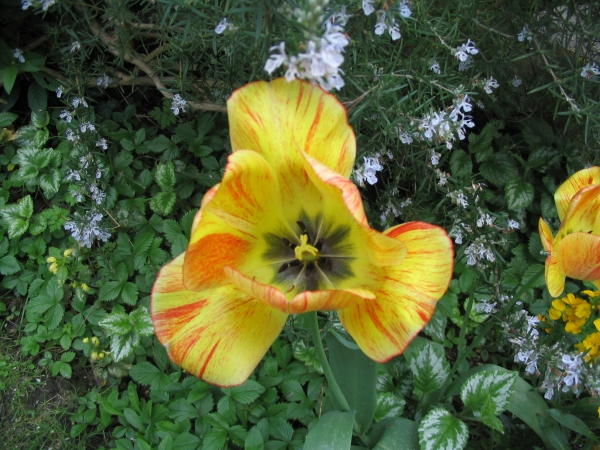
#> input picture Assignment3/flower.jpg, 600 x 450 px
$ jupyter execute Untitled.ipynb
#> lines starting #> are read from the running program, lines starting #| are printed output that depends on the picture
[cell 1]
import numpy as np
import math
import cv2
import matplotlib.pyplot as plt

img = cv2.imread("flower.jpg", cv2.COLOR_BGR2RGB)
#> img is the input picture: shape (450, 600, 3); mean B, G, R 52.7, 94.5, 83.8
img = np.float32(img)


# [28 lines left out: function compute_mean, not called in this run]

def k_means(img, k, iter_n):
    """
    Segments the image
    -----
    args img: image to be segmented
    args k: number of clusters
    args iter: iteration numbers
    """
    height, width, ch = img.shape

    # 1. Randomly select K centers
    # We do this by create a random array of RGB or GRAY values for each K
    centers = np.random.random_sample((k, ch))*255

    cluster_iter = []
    for i in range(iter_n):
        # 2. Assign each point to the nearest cluster
        # Arr shape = (K, height, width), where K is cluster group
        clusters = calc_distance(img, centers)
        cluster_iter.append(clusters)

        # 3. Compute new mean for each cluster
        new_centers = np.empty(shape=(k, ch))
        for j in range(k):
            np.mean(img[clusters[0]==j], axis=0, out=new_centers[j])

        # If new centers and centers are the same, exit iteration
        if((centers == new_centers).all()):
            break
        else:
            centers = new_centers

    return cluster_iter

def calc_distance(points, centers):
    """
    Calculates the eucilidean distance between points and center
    -----
    args points: the points
    args centers: the centers of the distributions
    """
    dists = []
    # Calculate the distance between each point and each center
    for center in centers:
        dists.append([points - center])
    dists = np.linalg.norm(dists, axis=-1)

    # Return closest center of each point
    return np.argmin(dists, axis=0)

# [13 lines left out: function show_plot, not called in this run]

def show_figures(imgs, isGray = False, isEM = False):
    """
    Plots figures in groups of three
    -----
    args imgs: array of images to be shown
    args isGray: if cmap = gray or not, defaulted to false
    """
    length = len(imgs)
    arr = [131, 132, 133]

    j=0
    for i in range(len(imgs)):
        if(i%3==0):
            plt.figure(figsize=(10,10))
            j=0
        plt.subplot(arr[j])
        plt.xticks([]), plt.yticks([])

        if(not isEM and isGray):
            plt.imshow(imgs[i][0].astype(np.uint8), cmap='gray')
        elif(not isEM):
            plt.imshow(imgs[i][0].astype(np.uint8))
        elif(isGray):
            plt.imshow(imgs[i].astype(np.uint8),  cmap='gray')
        else:
            plt.imshow(imgs[i][0].astype(np.uint8))

        j+=1
        if(i!=len(imgs)-1):
            plt.title("Iteration number: "+str(i))

    plt.title("Final Iteration")
    plt.show()

[cell 2]
img_gray = cv2.imread("flower.jpg", cv2.COLOR_BGR2GRAY)
img_gray = np.float32(img)
clusters = k_means(img_gray, 3, 6)
#> after the loop in k_means, `for i in range(iter_n):`: cluster_iter = 6 items
#> clusters = 6 items
show_figures(clusters, isGray = True)
#> in show_figures, `length = len(imgs)`: length = 6
#> the loop in show_figures, `for i in range(len(imgs)):` made 6 passes
#> j on passes 1 to 6: 1, 2, 3, 1, 2, 3
#> in show_figures, `plt.show()`:
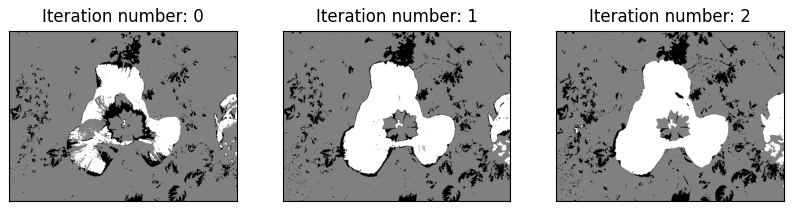
#> figure drawn by matplotlib, 3 panels
#> in show_figures, `plt.show()`:
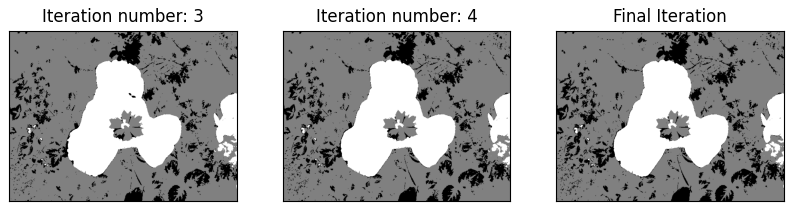
#> figure drawn by matplotlib, 3 panels

[cell 3]
img_gray = cv2.imread("flower.jpg", cv2.COLOR_BGR2GRAY)
img_gray = np.float32(img)
clusters = k_means(img_gray, 2, 6)
#> the loop in k_means (call 2), `for i in range(iter_n):` made 6 passes
#> centers on passes 1 to 2: [[52.73, 94.53, 83.77], [nan, nan, nan]], [[nan, nan, nan], [52.73, 94.53, 83.77]]
#> centers on passes 3 to 6: [[52.73, 94.53, 83.77], [nan, nan, nan]], [[nan, nan, nan], [52.73, 94.53, 83.77]], [[52.73, 94.53, 83.77], [nan, nan, nan]], [[nan, nan, nan], [52.73, 94.53, 83.77]]
show_figures(clusters, isGray = True)
#> call 2 of show_figures, with isGray = True, isEM = False
#> the loop in show_figures (call 2), `for i in range(len(imgs)):` made 6 passes
#> in show_figures (call 2), `plt.show()`:
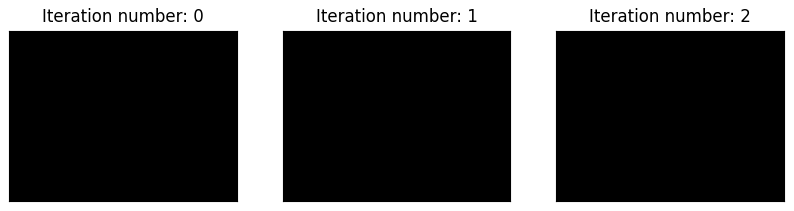
#> figure drawn by matplotlib, 3 panels

$ run again, with Assignment3/home.jpg copied over Assignment3/flower.jpg
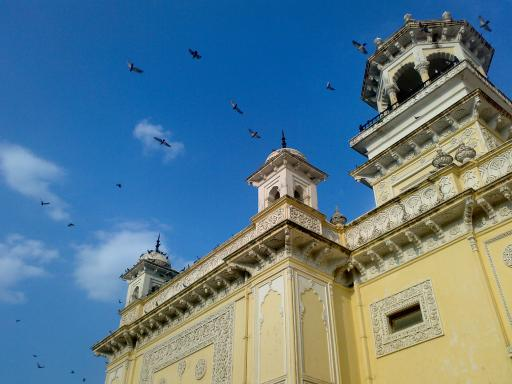
#> input picture Assignment3/home.jpg, 512 x 384 px
#> img is the input picture: shape (384, 512, 3); mean B, G, R 141.2, 123.9, 91.6
#> after the loop in k_means, `for i in range(iter_n):`: cluster_iter = 6 items
#> length = 6
#> the loop in show_figures, `for i in range(len(imgs)):` made 6 passes
#> j on passes 1 to 6: 1, 2, 3, 1, 2, 3
#> in show_figures, `plt.show()`:
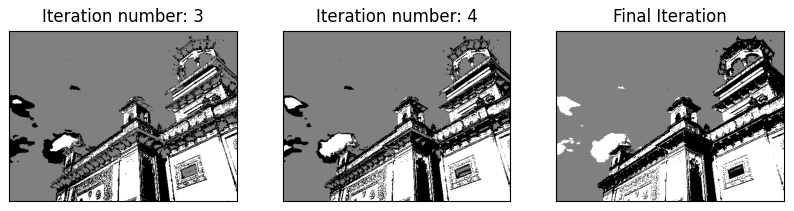
#> figure drawn by matplotlib, 3 panels
#> the loop in k_means (call 2), `for i in range(iter_n):` made 6 passes
#> centers on passes 1 to 4: [[115.7, 141.9, 145.2], [170.3, 103.3, 30.62]], [[118.5, 151.6, 158.6], [160.7, 100.1, 34.19]], [[125.1, 159.5, 166.8], [152.9, 98.03, 37.04]], [[130.4, 165.2, 172.4], [148.2, 97.42, 39.9]]
#> the loop in show_figures (call 2), `for i in range(len(imgs)):` made 6 passes
#> in show_figures (call 2), `plt.show()`:
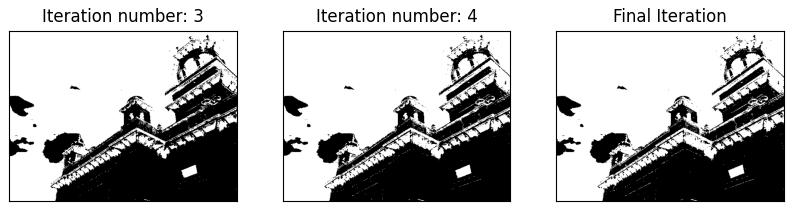
#> figure drawn by matplotlib, 3 panels
